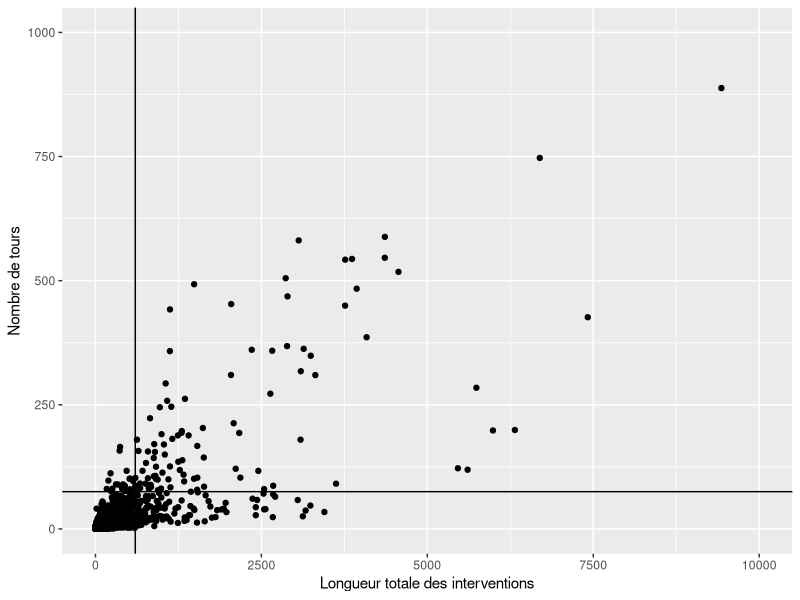

Recreate this plot in R. (Note: this script raises an error after producing the figure.)
#Définition du dossier de travail
setwd("/home/getalp/garnerim/Bureau/clean_data")

library(readr)

#Import des données
speakers <- read_delim("turn_count_length.csv", ";", 
                       escape_double = FALSE, 
                       col_types = cols(gender = col_factor(levels = c("male", "female")), 
                                        id_speaker = col_character(),
                                        class = col_factor(levels = c("1","2","3","4"))), 
                       trim_ws = TRUE)

library(ggplot2)

ggplot(speakers,aes(x=total_length,y=turn_count))+
  geom_jitter()+
  coord_cartesian(xlim=c(0,10000),ylim=c(0,1000))+
  geom_hline(yintercept = 75)+
  geom_vline(xintercept = 600)+
  labs(x="Longueur totale des interventions",y="Nombre de tours")

library(dplyr)

count(speakers,class=="1")
count(speakers,class=="2")
count(speakers,class=="3")
count(speakers,class=="4")

ggplot(speakers,aes(x=total_length,y=turn_count,color=gender))+
  geom_jitter()+
  coord_cartesian(xlim=c(0,10000),ylim=c(0,1000))+
  geom_hline(yintercept = 75)+
  geom_vline(xintercept = 600)+
  labs(x="Longueur totale des interventions",y="Nombre de tours")

ggplot(speakers,aes(x=,fill=gender))+
  geom_bar(position="dodge")+
  facet_wrap(~class)

library(scales)


ggplot(speakers, aes(x=gender,  group=class)) + 
  geom_bar(aes(y = ..prop.., fill = factor(..x..)), stat="count") +
  geom_text(aes( label = scales::percent(..prop..),
                 y= ..prop.. ), stat= "count", vjust = -.5) +
  labs(x="", y = "Percent") +
  theme(legend.position="none")+
  facet_grid(~class) +
  scale_y_continuous(labels = scales::percent)


